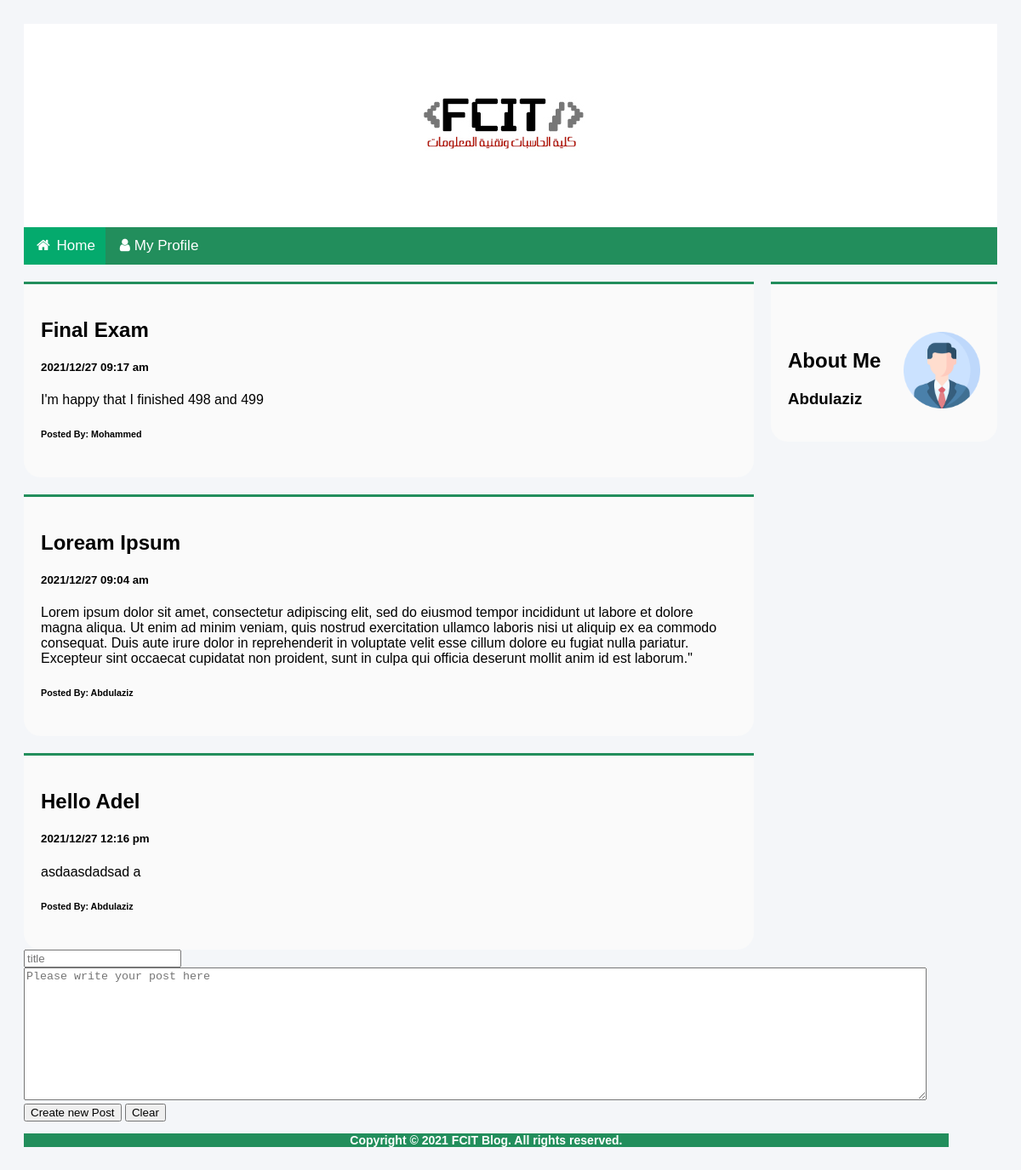
/index.php (signed in), run on the app's committed database.
### tables this page shows
CREATE TABLE IF NOT EXISTS `accounts` (
  `id` int(11) NOT NULL AUTO_INCREMENT,
  `email` text NOT NULL,
  `name` text NOT NULL,
  `password` text NOT NULL,
  `gender` text NOT NULL,
  `account_type` text NOT NULL,
  PRIMARY KEY (`id`)
);

CREATE TABLE IF NOT EXISTS `posts` (
  `id` int(11) NOT NULL AUTO_INCREMENT,
  `title` text NOT NULL,
  `date` text NOT NULL,
  `created_by` text NOT NULL,
  `commented` text NOT NULL,
  PRIMARY KEY (`id`)
);

### db_handler.php (called while the page is built, shortened)
<?php
$pdo = new PDO('mysql:host=localhost;port=3306;dbname=cpit405project;charset=utf8', 'root', '');
$pdo->setAttribute(PDO::ATTR_ERRMODE, PDO::ERRMODE_EXCEPTION);
function getAllPosts()
{
    global $pdo;
    $statement = $pdo->prepare("SELECT a.*,p.*
        FROM accounts a
        INNER JOIN posts p on a.email = p.created_by");
    $statement->execute();
    return $statement->fetchAll(PDO::FETCH_ASSOC);
}

### index.php (the view, shortened to what this page needs)
<?php
require_once 'db_handler.php';
$allposts = getAllPosts();
?>
<!DOCTYPE html>
<html>
<head>
  <link rel="stylesheet" href="styles-homepage.css">
  <link rel="stylesheet" href="https://cdnjs.cloudflare.com/ajax/libs/font-awesome/4.7.0/css/font-awesome.min.css">
</head>
<body>
  <div class="header">
    <img src="fcit.png" alt="" class="headerimg">
  </div>
  <div class="navbar">
    <a class="active" href="#"><i class="fa fa-fw fa-home"></i> Home</a>
    <a id="" href=""><i class="fa fa-fw fa-user"></i>My Profile</a>
  </div>
  <div class="row">
    <div class="leftcolumn">
      <?php
      if (!empty($allposts)) {
        foreach ($allposts as $post) {
      ?>
          <div class="card">
            <h2><?= $post['title'] ?></h2>
            <h5><?= date(' Y/m/d h:i a', strtotime($post['date'])) ?></h5>
            <p><?= $post['commented'] ?></p>
            <h6>Posted By: <?= $post['name'] ?></h6>
          </div>
      <?php
        }
      } else {
        echo "";
      }
      ?>
      <div id="text_area">
        <form method="POST">
          <input type="text" name="title" id="title" placeholder="title" required />
          <br>
          <textarea name="commented" id="" cols="130" rows="10" placeholder="Please write your post here"></textarea>
          <br>
          <input type="submit" value="Create new Post">
          <input type="reset" value="Clear">
        </form>
      </div>
    </div>
    <?php
    if (isset($_SESSION['name'])) {
    ?>
      <div class="rightcolumn">
        <div class="card">
          <br><br>
        <img class="hsimg" src="images/profile.png" alt="Profile Picture">
          <h2>About Me</h2>
          <h3>
            <?php
            echo $_SESSION['name'];
            ?>
          </h3>
        </div>
      <?php
    }
      ?>
      </div>
  </div>
  <div class="footer">
    <h3>Copyright © 2021 FCIT Blog. All rights reserved.</h3>
  </div>
</body>
</html>

### styles-homepage.css (style rules this page uses)
* { box-sizing: border-box; }
body { font-family: Arial; padding: 20px; background: #f4f6f9; }
.header { padding: 30px; font-size: 40px; text-align: center; background: white; }
.leftcolumn { float: left; width: 75%; }
.rightcolumn { float: left; width: 25%; padding-left: 20px; }
.card { background-color: #fafafa; padding: 20px; margin-top: 20px; border-color: #228e5c; border-top: 3px; border-top-style: solid; border-top-color: #228e5c; border-bottom-right-radius: 20px; border-bottom-left-radius: 20px; }
.card img { width: 90px; float: right; border: 2px; border-color: #228e5c solid; }
.row:after { content: ""; display: table; clear: both; }
.footer { left: 10px; bottom: 5px; right: 10px; width: 95%; background-color: #228e5c; color: white; text-align: center; font-size: 12px; }
.navbar { width: 100%; background-color: #228e5c; overflow: auto; position: sticky; top: 0; }
.navbar a { float: left; text-align: center; padding: 12px; color: white; text-decoration: none; font-size: 17px; }
.active { background-color: #04aa6d; }

### data on the page
accounts: posts.title "Final Exam", posts.date "2021/12/27 09:17 am", posts.commented "I'm happy that I finished 498 and 499", name "Mohammed"
accounts: posts.title "Loream Ipsum", posts.date "2021/12/27 09:04 am", posts.commented "Lorem ipsum dolor sit amet, consectetur adipiscing elit, sed do eiusmod tempor incididunt ut labore et dolore magna aliqua. Ut enim ad minim veniam, quis nostrud exercitation ullamco laboris nisi ut aliquip ex ea commodo consequat. Duis aute irure dolor in reprehenderit in voluptate velit esse cillum dolore eu fugiat nulla pariatur. Excepteur sint occaecat cupidatat non proident, sunt in culpa qui officia deserunt mollit anim id est laborum.\"", name "Abdulaziz", posts.title "Hello Adel", posts.date "2021/12/27 12:16 pm", posts.commented "asdaasdadsad a"

### other printed values
$_SESSION['name'] "Abdulaziz"
